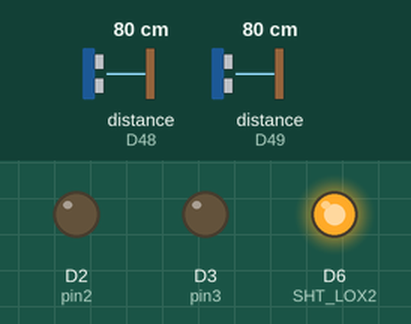
Bench run of a sketch on a simulated Arduino Zero (SAMD21). On the bench: output pins drawn as LEDs (lit = HIGH). Inputs (shaded band) come from the test bench; at power-on: distance to the obstacle (sensors on D48, D49) 80 cm. What the sketch prints to the serial monitor is not drawn.

Above: at 1.2 s.
1.3 s: distance to the obstacle (sensor on D48) set to 2 cm
Timing chart, 0 to 4.3 s (numbered marks = the images above; inputs shaded):
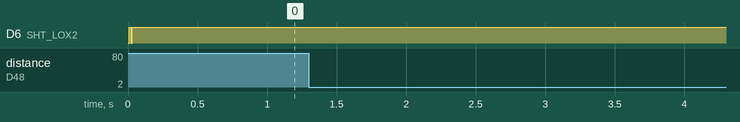

Measured:
- after the input at 1.3 s, every drawn part: stays the same

The sketch:

acquisition.ino
```cpp
// Implémentation des bibliothèques
#include "Adafruit_VL53L0X.h"
#include <SoftwareSerial.h>
#include <Wire.h>

// Initialisation des addresses des capteurs TOF
#define LOX1_ADDRESS 0x30
#define LOX2_ADDRESS 0x31

// Initialisation du pin shutdown pour différencier les deux capteurs TOF
#define SHT_LOX2 6

#ifdef ARDUINO_SAMD_VARIANT_COMPLIANCE
#define SERIAL SerialUSB
#else
#define SERIAL Serial
#endif

// Initialisation de la broche D2 pour envoyer les informations sur le 2ème arduino
#define pin2 2
#define pin3 3

// Initialisation des objets pour les capteurs Time Of Flight
Adafruit_VL53L0X lox1 = Adafruit_VL53L0X();
Adafruit_VL53L0X lox2 = Adafruit_VL53L0X();

// Initialisation des variables de mesure
VL53L0X_RangingMeasurementData_t measure1;
VL53L0X_RangingMeasurementData_t measure2;

// Initialisation des variables
bool entree = false;
bool sortie = false;
volatile int etape = 0;
volatile int cpt = 0;

// Fonction setID pour initialiser les capteurs Time Of Flight
void setID() {
  // all reset
  digitalWrite(SHT_LOX2, LOW);
  delay(10);
  // all unreset

  digitalWrite(SHT_LOX2, HIGH);
  delay(10);

  // activating LOX1 and resetting LOX2

  digitalWrite(SHT_LOX2, LOW);

  // initing LOX1
  if (!lox1.begin(LOX1_ADDRESS)) {
    Serial.println(F("Failed to boot first VL53L0X"));
    while (1)
      ;
  }
  delay(10);

  // activating LOX2
  digitalWrite(SHT_LOX2, HIGH);
  delay(10);

  //initing LOX2
  if (!lox2.begin(LOX2_ADDRESS)) {
    Serial.println(F("Failed to boot second VL53L0X"));
    while (1)
      ;
  }
}

void setup() {
  // Initialise la communication série à 115200 bauds
  Serial.begin(115200);

  // Initialisation de la broche D2 en OUTPUT pour envoyer les informations
  pinMode(pin2, OUTPUT);
  pinMode(pin3, OUTPUT);

  // Partie Initialisation des capteurs Time Of Flight
  Wire.begin();
  pinMode(SHT_LOX2, OUTPUT);
  Serial.println(F("Shutdown pins inited..."));
  digitalWrite(SHT_LOX2, LOW);
  Serial.println(F("Both in reset mode...(pins are low)"));
  Serial.println(F("Starting..."));
  setID();

  // Affichage du compteur dans le terminal
  Serial.println(cpt);
}

void loop() {
  // Prise des valeurs de mesure des capteurs
  lox1.rangingTest(&measure1, false);
  lox2.rangingTest(&measure2, false);
  int dist1 = measure1.RangeMilliMeter;
  int dist2 = measure2.RangeMilliMeter;

  // 1ère étape
  if (etape == 0) {
    // Si capteur1 reçoit une valeur dans les mesures correspondantes
    if (dist1 < 310 && dist2 > 310) {
      etape = 1;
      Serial.print("Quelqu'un entre");
      entree = true;
      sortie = false;
    }
    // Si capteur2 reçoit une valeur dans les mesures correspondantes
    if (dist1 > 310 && dist2 < 310) {
      etape = 1;
      Serial.print("Quelqu'un sort");
      entree = false;
      sortie = true;
    }
  }

  // 2ème étape
  if (etape == 1) {
    // Si capteur2 reçoit une valeur suite au capteur1 => la personne entre
    if (dist2 < 310 && entree) {
      etape = 2;
      Serial.print("...");
    }
    // Si capteur1 reçoit une valeur suite au capteur2 => la personne sort
    if (dist1 < 310 && sortie) {
      etape = 2;
      Serial.print("...");
    }
  }

  // 3ème étape
  if (etape == 2) {
    // Si les deux capteurs ne reçoivent aucune valeur
    if (dist1 > 310 && dist2 > 310) {
      // On vérifie l'ordre des capteurs à l'aide des booléens

      // Si c'est une entrée
      if (entree) {
        // On envoit les informations sur le pin D2 suivit de l'incrémentation du compteur
        digitalWrite(pin2, HIGH);
        delay(1);
        digitalWrite(pin2, LOW);
        cpt++;
        etape = 0;
        Serial.print("OK : ");
        Serial.println(cpt);
      }
      // Si c'est une sortie
      if (sortie) {
        if (cpt > 0) {
          // On envoit les informations sur le pin D3 suivit de la décrémentation du compteur
          digitalWrite(pin3, HIGH);
          delay(1);
          digitalWrite(pin3, LOW);
          cpt--;
        }
        etape = 0;
        Serial.print("OK : ");
        Serial.println(cpt);
      }
    }
  }
}
```
